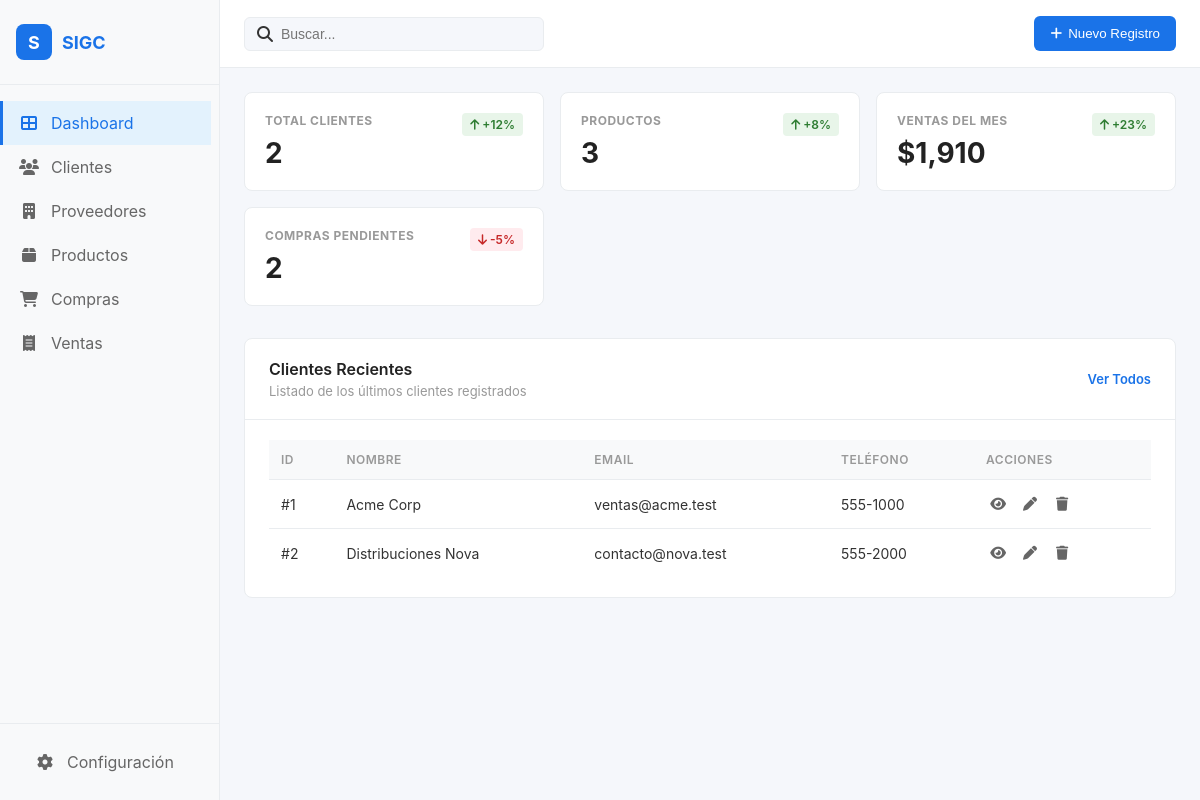
The page / on the database its author committed.
### tables this page shows
CREATE TABLE IF NOT EXISTS clientes (
  id INT AUTO_INCREMENT PRIMARY KEY,
  nombre VARCHAR(120) NOT NULL,
  email VARCHAR(160) UNIQUE,
  telefono VARCHAR(60),
  direccion VARCHAR(200),
  creado_en TIMESTAMP DEFAULT CURRENT_TIMESTAMP
);

### index.php (the view, shortened to what this page needs)
<?php
$db = db();
$stats = [];
$result = $db->query("SELECT COUNT(*) as total FROM clientes");
$stats['clientes'] = $result->fetch(PDO::FETCH_ASSOC)['total'];
$result = $db->query("SELECT COUNT(*) as total FROM proveedores");
$stats['proveedores'] = $result->fetch(PDO::FETCH_ASSOC)['total'];
$result = $db->query("SELECT COUNT(*) as total FROM productos");
$stats['productos'] = $result->fetch(PDO::FETCH_ASSOC)['total'];
$result = $db->query("SELECT COUNT(*) as total FROM compras");
$stats['compras'] = $result->fetch(PDO::FETCH_ASSOC)['total'];
$result = $db->query("SELECT COUNT(*) as total FROM ventas");
$stats['ventas'] = $result->fetch(PDO::FETCH_ASSOC)['total'];
$result = $db->query("SELECT COALESCE(SUM(cantidad * precio_unitario), 0) AS total FROM ventas");
$stats['ingresos'] = floatval($result->fetch(PDO::FETCH_ASSOC)['total']);
$result = $db->query("SELECT COALESCE(SUM(cantidad * costo_unitario), 0) AS total FROM compras");
$stats['egresos'] = floatval($result->fetch(PDO::FETCH_ASSOC)['total']);
$result = $db->query("
    SELECT COALESCE(SUM(cantidad * precio_unitario), 0) AS total
    FROM ventas
    WHERE MONTH(fecha) = MONTH(CURDATE()) AND YEAR(fecha) = YEAR(CURDATE())
");
$stats['ventas_mes'] = floatval($result->fetch(PDO::FETCH_ASSOC)['total']);
$clientes_recientes = $db->query("
    SELECT id, nombre, email, telefono
    FROM clientes
    ORDER BY creado_en DESC
    LIMIT 5
")->fetchAll();
?>
<!DOCTYPE html>
<html lang="es">
<head>
    <link rel="stylesheet" href="https://cdnjs.cloudflare.com/ajax/libs/font-awesome/6.4.0/css/all.min.css">
</head>
<body>
    <div class="container-main">
        <aside class="sidebar" id="sidebar">
            <div class="sidebar-header">
                <a href="/SIGC/" class="logo">
                    <div class="logo-icon">S</div>
                    <span>SIGC</span>
                </a>
            </div>
            <nav class="sidebar-nav">
                <a href="/SIGC/" class="nav-item active">
                    <i class="fas fa-th-large"></i>
                    <span>Dashboard</span>
                </a>
                <a href="/SIGC/modules/clientes/read.php" class="nav-item">
                    <i class="fas fa-users"></i>
                    <span>Clientes</span>
                </a>
                <a href="/SIGC/modules/proveedores/read.php" class="nav-item">
                    <i class="fas fa-building"></i>
                    <span>Proveedores</span>
                </a>
                <a href="/SIGC/modules/productos/read.php" class="nav-item">
                    <i class="fas fa-box"></i>
                    <span>Productos</span>
                </a>
                <a href="/SIGC/modules/compras/read.php" class="nav-item">
                    <i class="fas fa-shopping-cart"></i>
                    <span>Compras</span>
                </a>
                <a href="/SIGC/modules/ventas/read.php" class="nav-item">
                    <i class="fas fa-receipt"></i>
                    <span>Ventas</span>
                </a>
            </nav>
            <div class="sidebar-footer">
                <a href="#" class="nav-item">
                    <i class="fas fa-cog"></i>
                    <span>Configuración</span>
                </a>
            </div>
        </aside>
        <div class="main-content">
            <header class="header">
                <div class="header-left">
                    <div class="search-box">
                        <i class="fas fa-search"></i>
                        <input type="text" placeholder="Buscar...">
                    </div>
                </div>
                <button class="btn-nuevo" onclick="alert('Nuevo registro')">
                    <i class="fas fa-plus"></i>
                    Nuevo Registro
                </button>
            </header>
            <div class="content">
                <div class="stats-grid">
                    <div class="stat-card">
                        <div class="stat-info">
                            <h3>Total Clientes</h3>
                            <div class="stat-number"><?php echo number_format($stats['clientes']); ?></div>
                        </div>
                        <div class="stat-change positive">
                            <i class="fas fa-arrow-up"></i> +12%
                        </div>
                    </div>
                    <div class="stat-card">
                        <div class="stat-info">
                            <h3>Productos</h3>
                            <div class="stat-number"><?php echo number_format($stats['productos']); ?></div>
                        </div>
                        <div class="stat-change positive">
                            <i class="fas fa-arrow-up"></i> +8%
                        </div>
                    </div>
                    <div class="stat-card">
                        <div class="stat-info">
                            <h3>Ventas del Mes</h3>
                            <div class="stat-number">$<?php echo number_format($stats['ventas_mes'], 0); ?></div>
                        </div>
                        <div class="stat-change positive">
                            <i class="fas fa-arrow-up"></i> +23%
                        </div>
                    </div>
                    <div class="stat-card">
                        <div class="stat-info">
                            <h3>Compras Pendientes</h3>
                            <div class="stat-number"><?php echo number_format($stats['compras']); ?></div>
                        </div>
                        <div class="stat-change negative">
                            <i class="fas fa-arrow-down"></i> -5%
                        </div>
                    </div>
                </div>
                <div class="card">
                    <div class="card-header">
                        <div>
                            <h2>Clientes Recientes</h2>
                            <p>Listado de los últimos clientes registrados</p>
                        </div>
                        <a href="/SIGC/modules/clientes/read.php" class="card-link">Ver Todos</a>
                    </div>
                    <div class="card-content">
                        <table>
                            <thead>
                                <tr>
                                    <th>ID</th>
                                    <th>Nombre</th>
                                    <th>Email</th>
                                    <th>Teléfono</th>
                                    <th>Acciones</th>
                                </tr>
                            </thead>
                            <tbody>
                                <?php foreach($clientes_recientes as $cliente): ?>
                                <tr>
                                    <td>#<?php echo $cliente['id']; ?></td>
                                    <td><?php echo htmlspecialchars($cliente['nombre']); ?></td>
                                    <td><?php echo htmlspecialchars($cliente['email'] ?? '-'); ?></td>
                                    <td><?php echo htmlspecialchars($cliente['telefono'] ?? '-'); ?></td>
                                    <td>
                                        <div class="actions">
                                            <a href="/SIGC/modules/clientes/read.php?id=<?php echo $cliente['id']; ?>" class="btn-action" title="Ver">
                                                <i class="fas fa-eye"></i>
                                            </a>
                                            <a href="/SIGC/modules/clientes/update.php?id=<?php echo $cliente['id']; ?>" class="btn-action" title="Editar">
                                                <i class="fas fa-pen"></i>
                                            </a>
                                            <a href="/SIGC/modules/clientes/delete.php?id=<?php echo $cliente['id']; ?>" class="btn-action delete" title="Eliminar" onclick="return confirm('¿Estás seguro?')">
                                                <i class="fas fa-trash"></i>
                                            </a>
                                        </div>
                                    </td>
                                </tr>
                                <?php endforeach; ?>
                            </tbody>
                        </table>
                    </div>
                </div>
            </div>
        </div>
    </div>
</body>
</html>

### index.php (style rules this page uses)
* { margin: 0; padding: 0; box-sizing: border-box; }
body { font-family: -apple-system, BlinkMacSystemFont, 'Segoe UI', Roboto, 'Helvetica Neue', Arial, sans-serif; background: #f5f7fb; color: #333; }
.container-main { display: flex; min-height: 100vh; }
.sidebar { width: 220px; background: #f8f9fa; border-right: 1px solid #e9ecef; display: flex; flex-direction: column; position: fixed; height: 100vh; left: 0; top: 0; z-index: 100; }
.sidebar-header { padding: 24px 16px; border-bottom: 1px solid #e9ecef; }
.logo { display: flex; align-items: center; gap: 10px; font-weight: 700; font-size: 18px; color: #1a73e8; text-decoration: none; }
.logo-icon { width: 36px; height: 36px; background: #1a73e8; border-radius: 8px; display: flex; align-items: center; justify-content: center; color: white; font-weight: bold; }
.sidebar-nav { flex: 1; padding: 16px 0; overflow-y: auto; }
.nav-item { display: flex; align-items: center; gap: 12px; padding: 12px 16px; color: #666; text-decoration: none; transition: all 0.2s; border-left: 3px solid transparent; margin: 0 8px 0 0; }
.nav-item:hover, .nav-item.active { background: #e3f2fd; color: #1a73e8; border-left-color: #1a73e8; }
.nav-item i { width: 20px; text-align: center; }
.sidebar-footer { padding: 16px; border-top: 1px solid #e9ecef; }
.main-content { flex: 1; margin-left: 220px; display: flex; flex-direction: column; }
.header { background: white; border-bottom: 1px solid #e9ecef; padding: 16px 24px; display: flex; justify-content: space-between; align-items: center; position: sticky; top: 0; z-index: 50; }
.header-left { display: flex; align-items: center; gap: 16px; flex: 1; }
.search-box { display: flex; align-items: center; gap: 8px; background: #f5f7fb; border: 1px solid #e9ecef; border-radius: 6px; padding: 8px 12px; width: 300px; }
.search-box input { border: none; background: none; outline: none; flex: 1; font-size: 14px; }
.btn-nuevo { background: #1a73e8; color: white; border: none; padding: 10px 16px; border-radius: 6px; cursor: pointer; display: flex; align-items: center; gap: 6px; font-weight: 500; transition: background 0.2s; }
.content { flex: 1; padding: 24px; overflow-y: auto; }
.stats-grid { display: grid; grid-template-columns: repeat(auto-fit, minmax(280px, 1fr)); gap: 16px; margin-bottom: 32px; }
.stat-card { background: white; border-radius: 8px; padding: 20px; border: 1px solid #e9ecef; display: flex; justify-content: space-between; align-items: flex-start; }
.stat-info h3 { font-size: 12px; color: #999; text-transform: uppercase; letter-spacing: 0.5px; margin-bottom: 8px; }
.stat-number { font-size: 28px; font-weight: 700; color: #222; }
.stat-change { font-size: 12px; padding: 4px 8px; border-radius: 4px; font-weight: 600; }
.stat-change.positive { background: #e8f5e9; color: #2e7d32; }
.stat-change.negative { background: #ffebee; color: #c62828; }
.card { background: white; border-radius: 8px; border: 1px solid #e9ecef; overflow: hidden; margin-bottom: 24px; }
.card-header { padding: 20px 24px; border-bottom: 1px solid #e9ecef; display: flex; justify-content: space-between; align-items: center; }
.card-header h2 { font-size: 16px; font-weight: 600; color: #222; }
.card-header p { font-size: 13px; color: #999; margin-top: 4px; }
.card-link { color: #1a73e8; text-decoration: none; font-size: 13px; font-weight: 600; }
.card-content { padding: 20px 24px; }
table { width: 100%; border-collapse: collapse; }
thead { background: #f8f9fa; }
th { padding: 12px; text-align: left; font-size: 12px; color: #999; text-transform: uppercase; letter-spacing: 0.5px; font-weight: 600; }
td { padding: 12px; border-top: 1px solid #e9ecef; font-size: 14px; }
.actions { display: flex; gap: 8px; }
.btn-action { background: none; border: none; cursor: pointer; color: #666; font-size: 14px; padding: 4px; transition: color 0.2s; width: 24px; height: 24px; display: flex; align-items: center; justify-content: center; text-decoration: none; }

### rows shown on the page
clientes: id "1", nombre "Acme Corp", email "ventas@acme.test", telefono "555-1000"
clientes: id "2", nombre "Distribuciones Nova", email "contacto@nova.test", telefono "555-2000"

### other values the page prints
$stats['clientes'] "2"
$stats['productos'] "3"
$stats['ventas_mes'] "1,910"
$stats['compras'] "2"
